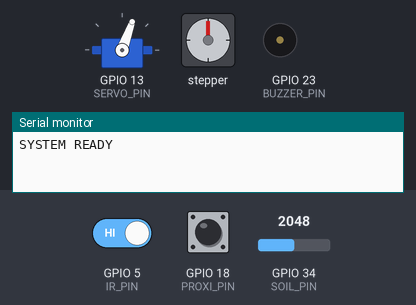
This sketch was run on a simulated ESP32. On the bench: servo, stepper motor, buzzer (waves = sounding), the last lines printed to the serial monitor. Inputs (shaded band) come from the test bench; at power-on: GPIO 5 (IR_PIN) HIGH, GPIO 18 (PROXI_PIN) HIGH, GPIO 34 (SOIL_PIN) = 2048. Stepper angles assume 2048 steps per turn.

Above: at 2.7 s.
2.8 s: GPIO 5 (IR_PIN) driven LOW
At 3.4 s:
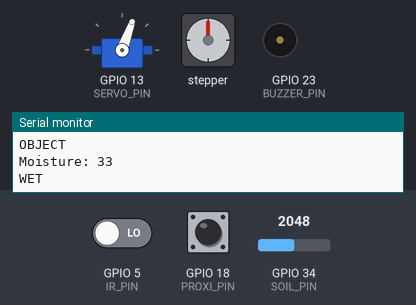
5.8 s: GPIO 5 (IR_PIN) driven HIGH
At 8.5 s:
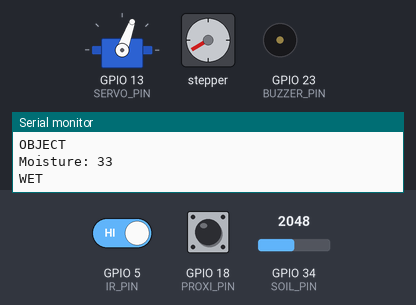
8.8 s: GPIO 18 (PROXI_PIN) pulled LOW for 3.2 s
At 12.1 s:
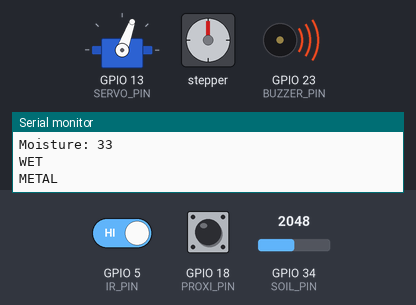
Timing chart, 0 to 26.9 s (numbered marks = the images above; inputs shaded):
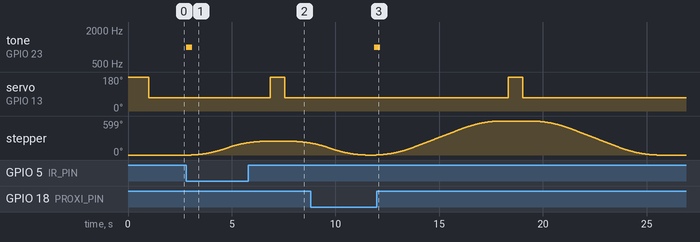

Measured:
- after the input at 2.8 s, tone on GPIO 23 (BUZZER_PIN): silent → 1000 Hz at once, → silent 0.30 s later; stepper: keeps turning clockwise at about 80°/s, starting after 0.25 s
- after the input at 8.8 s, tone on GPIO 23 (BUZZER_PIN): silent → 1000 Hz after 3.1 s, → silent 0.30 s later; servo on GPIO 13 (SERVO_PIN): 70° → 180° after 9.5 s, → 70° 0.70 s later

The sketch:

ESP32.ino
```cpp
#include <AccelStepper.h>
#include <ESP32Servo.h>

Servo servo1;

// SENSOR PINS
#define IR_PIN       5       // Object detection
#define PROXI_PIN    18      // Metal detection
#define BUZZER_PIN   23
#define SOIL_PIN     34      // Moisture sensor

// SERVO PIN
#define SERVO_PIN    13

// STEPPER PINS
#define IN1 25
#define IN2 26
#define IN3 27
#define IN4 14

// AccelStepper setup
AccelStepper stepper(AccelStepper::FULL4WIRE, IN1, IN3, IN2, IN4);

int wetThreshold = 20;

void setup() {
  Serial.begin(115200);

  pinMode(IR_PIN, INPUT);
  pinMode(PROXI_PIN, INPUT_PULLUP);
  pinMode(BUZZER_PIN, OUTPUT);

  servo1.attach(SERVO_PIN);

  stepper.setMaxSpeed(800);
  stepper.setAcceleration(400);

  servo1.write(180);
  delay(1000);
  servo1.write(70);
  delay(500);

  Serial.println("SYSTEM READY");
}

// ----------------- FUNCTIONS ------------------

void beep() {
  tone(BUZZER_PIN, 1000, 300);
}

void openGate() {
  servo1.write(180);
  delay(700);
  servo1.write(70);
  delay(400);
}

void rotateTo(long degrees) {
  long steps = degrees * 11.377;
  stepper.moveTo(steps);
  while (stepper.distanceToGo() != 0) {
    stepper.run();
  }
  delay(300);
}

int readMoisture() {
  int avg = 0;

  for (int i = 0; i < 3; i++) {
    int raw = analogRead(SOIL_PIN);
    raw = constrain(raw, 500, 2800);
    avg += map(raw, 500, 2800, 100, 0);
    delay(50);
  }

  avg /= 3;
  Serial.print("Moisture: ");
  Serial.println(avg);

  return avg;
}

// ----------------- MAIN LOOP ------------------

void loop() {

  // METAL DIRECT
  if (digitalRead(PROXI_PIN) == LOW) {
    Serial.println("METAL");
    beep();
    rotateTo(300);     // metal bin
    openGate();
    rotateTo(0);
    return;
  }

  // OBJECT DETECTED
  if (digitalRead(IR_PIN) == LOW) {
    Serial.println("OBJECT");
    beep();

    int moisture = readMoisture();

    // WET BIN
    if (moisture > wetThreshold) {
      Serial.println("WET");
      rotateTo(120);    // wet bin
      openGate();
      rotateTo(0);
      return;
    }

    // DRY WASTE -> WAIT FOR PYTHON
    Serial.println("DRY");
    waitForAI();
  }
}

void waitForAI() {
  unsigned long start = millis();
  Serial.println("WAITING_AI");

  while (millis() - start < 8000) {  // wait 8 seconds
    if (Serial.available()) {
      String result = Serial.readStringUntil('\n');
      result.trim();

      if (result == "PLASTIC") {
        Serial.println("Plastic detected");
        rotateTo(240);
        openGate();
        rotateTo(0);
        return;
      }

      if (result == "PAPER") {
        Serial.println("Paper detected");
        rotateTo(0);
        openGate();
        rotateTo(0);
        return;
      }
    }
  }

  Serial.println("AI TIMEOUT -> default PAPER");
  rotateTo(0);
  openGate();
  rotateTo(0);
}
 
```
